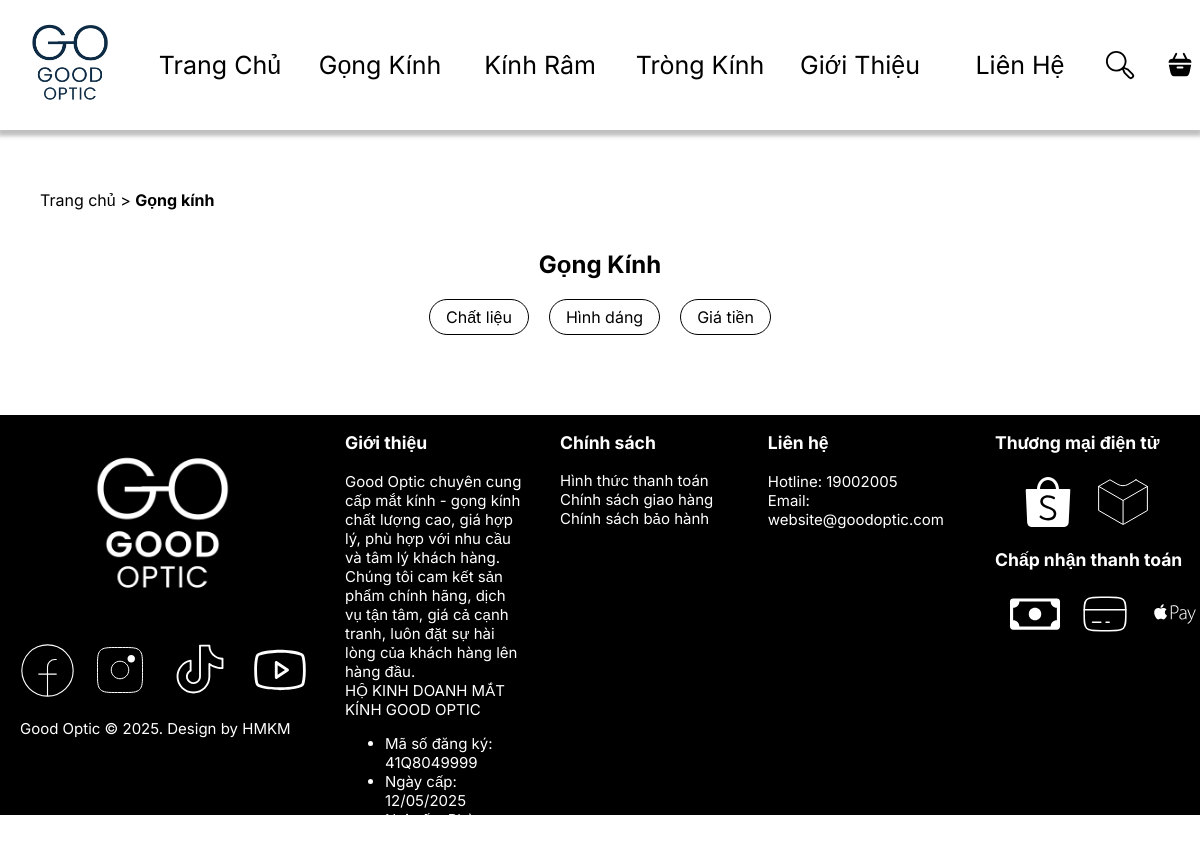
/index.php?page=gongkinh, run on an earlier commit of the app's database.
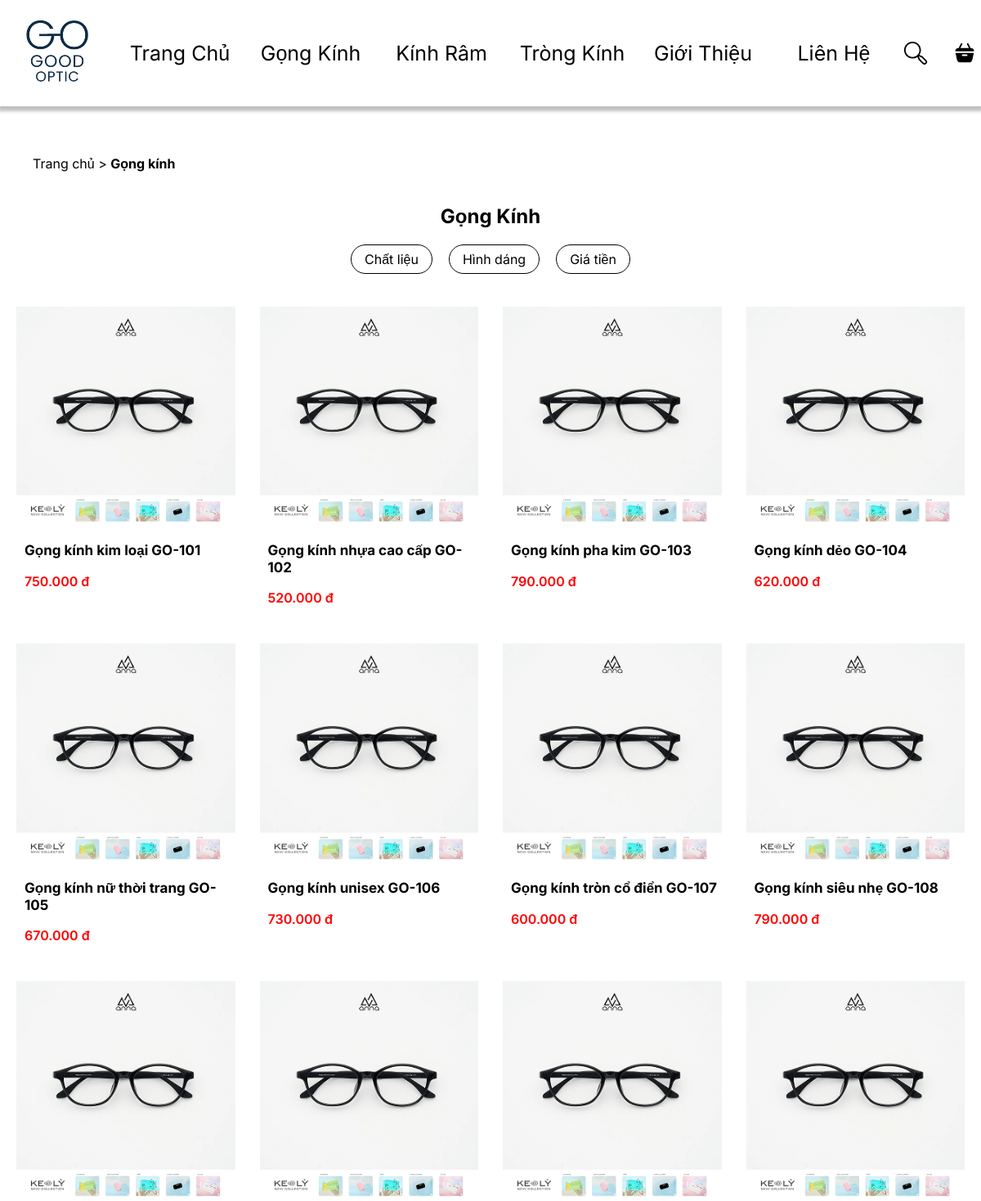
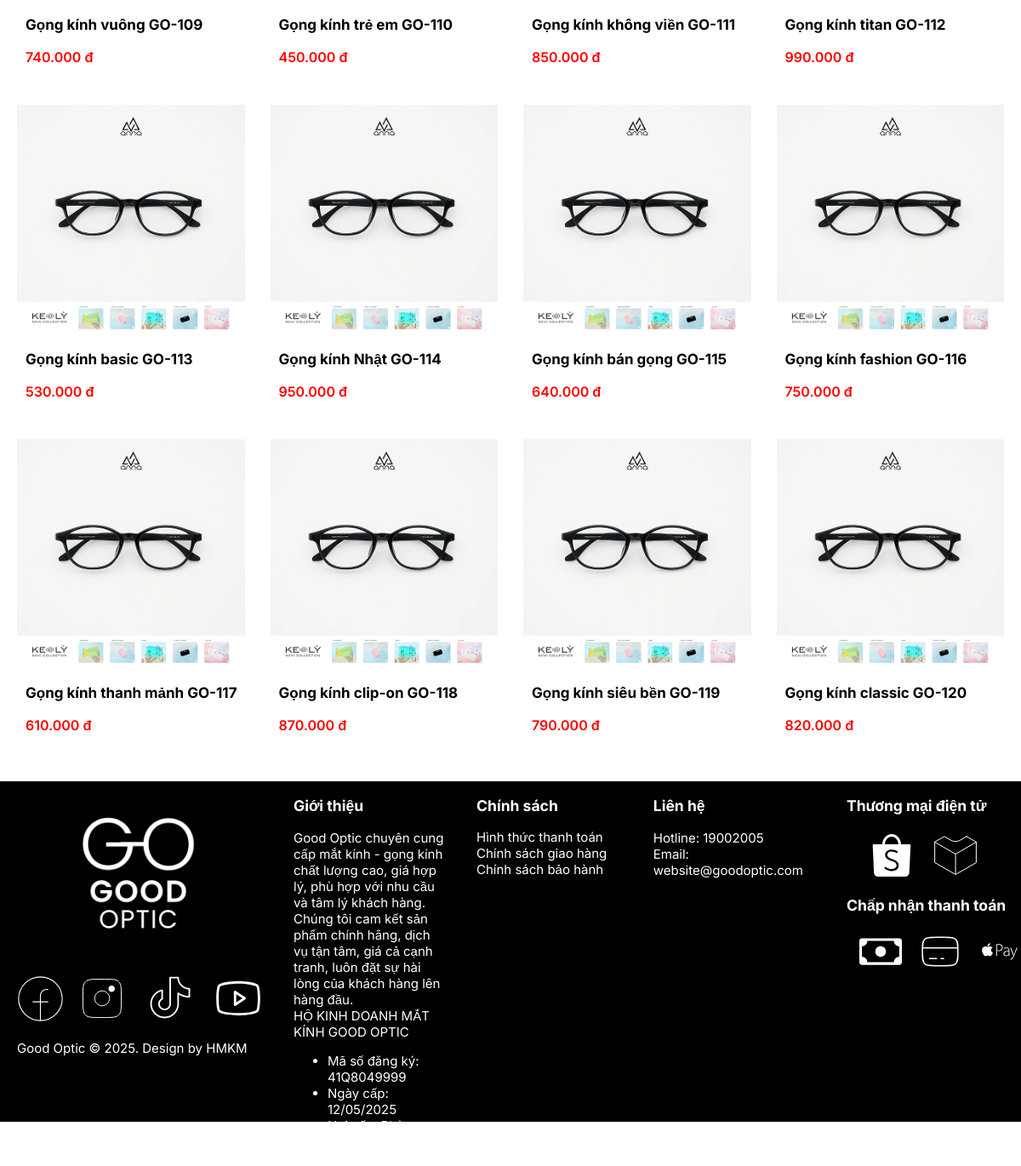
And on a later commit of the database (2 pictures, top to bottom).
### tables this page shows
CREATE TABLE `products` (
  `product_id` bigint(20) UNSIGNED NOT NULL,
  `product_name` varchar(255) NOT NULL,
  `slug` varchar(255) NOT NULL,
  `desc` text NOT NULL,
  `unit` varchar(50) DEFAULT NULL,
  `price` double NOT NULL,
  `disscounted_price` double NOT NULL,
  `images` text NOT NULL,
  `category_id` bigint(20) UNSIGNED NOT NULL,
  `brand_id` bigint(20) UNSIGNED NOT NULL,
  `target_id` bigint(20) UNSIGNED NOT NULL,
  `UV_id` bigint(20) UNSIGNED NOT NULL,
  `Refractive_id` bigint(20) UNSIGNED NOT NULL,
  `Material_id` bigint(20) UNSIGNED NOT NULL,
  `status` enum('Active','Inactive') NOT NULL,
  `created_at` datetime NOT NULL DEFAULT current_timestamp(),
  `updated_at` datetime NOT NULL DEFAULT current_timestamp() ON UPDATE current_timestamp()
);

### pages/gongkinh.php (the view)
<?php
    $sql = "SELECT product_name, disscounted_price, images FROM products WHERE category_id = 3 AND status = 'Active'";
    $result = $conn->query($sql);
?>
<div class="dmsp">
    <p style="margin: 20px;">Trang chủ > <b>Gọng kính</b></p>
    <h2 style = "text-align: center;">Gọng Kính</h2>
    <div class="filter">
        <div class="filter1">Chất liệu</div>
        <div class="filter2">Hình dáng</div>
        <div class="filter3">Giá tiền</div>
    </div>
    <div class="gongkinh">
        <?php
            while($row = $result -> fetch_assoc()):
        ?>
        <a href="#" class="sp">
            <div class="ndsp">
                <div class="anhsp">
                    <img src="imgs/trangchu/trongkinh.png">
                </div>
                <p class="tensp"><?php echo htmlspecialchars($row['product_name']); ?></p>
                <p class="gia" style="margin-left: 10px; margin-top:0px;"><?php echo number_format($row['disscounted_price'], 0, ',', '.'). ' đ'; ?></p>
            </div>
        </a>
        <?php endwhile; ?>
    </div>
</div>

### index.php (shortened to what this page needs)
<!DOCTYPE html>
<html lang="en">
<head>
    <link rel="stylesheet" type="text/css" href="css/style.css">
    <link rel="stylesheet" type="text/css" href="css/trangchu.css">
    <link rel="stylesheet" type="text/css" href="css/danhmucsp.css">
    <link rel="stylesheet" type="text/css" href="css/gtvalh.css">
</head>
<body>
    <?php
        include("components/header.php");?>
        <main>
            <?php
                $page = $_GET['page'] ?? 'trangchu';
                $file = "pages/{$page}.php";
                if (file_exists($file)) {
                    include($file);
            }
                else {
                    include("pages/trangchu.php");
            }
            ?>
        </main>
    <?php
        include("components/footer.php");
    ?>
</body>
</html>

### components/header.php
<header>
        <div class="logo" style="width:130px; height:130px;">
            <a href="index.php?page=trangchu"><img src="imgs/Logo2.png" alt="Good Optic" style="width: 100%;"></a>
        </div>
        <nav>
            <ul class="menu">
                <li><a href="index.php?page=trangchu">Trang Chủ</a></li>
                <li><a href="index.php?page=gongkinh">Gọng Kính</a></li>
                <li><a href="index.php?page=kinhram">Kính Râm</a></li>
                <li><a href="index.php?page=trongkinh">Tròng Kính</a></li>
                <li><a href="index.php?page=gioithieu">Giới Thiệu</a></li>
                <li><a href="index.php?page=lienhe">Liên Hệ</a></li>
            </ul>
        </nav>
        <div class="sxc">
            <div class="icon-search">
                <a href="#"><img src="imgs/icon-header/cil--search.svg" alt="Tìm kiếm"></a>
            </div>
            <div class="icon-cart">
                <a href="#"><img src="imgs/icon-header/solar--cart-4-bold.svg" alt="Giỏ hàng"></a>
            </div>
        </div>
</header>

### components/footer.php
<footer>
    <div class="c1">
        <div class="logof" style="width: 225px; height: 225px;">
            <img src="imgs/Logo1.png" alt="Good Optic"  style="width: 100%;">
        </div>
        <div class="social">
            <div class="fb" style="padding-top:3px">
                <a href="https://www.facebook.com/"><img width="110%" src="imgs/icon-footer/teenyicons--facebook-outline 1.svg" alt="Facebook"></a>
            </div>
            <div class="ins">
                <a href="https://www.instagram.com/"><img src="imgs/icon-footer/lets-icons--insta-light 1.svg" alt="Instagram"></a>
            </div>
            <div class="tt">
                <a href="https://www.tiktok.com/"><img src="imgs/icon-footer/ph--tiktok-logo-thin 1.svg" alt="TikTok"></a>
            </div>
            <div class="yt">
                <a href="https://www.youtube.com/"><img src="imgs/icon-footer/ph--youtube-logo-light 1.svg" alt="Youtube"></a>
            </div>
        </div>
        <p>Good Optic © 2025. Design by HMKM</p>
    </div>
    <div class="gioithieu">
        <h3>Giới thiệu</h3>
        <p style="width: fit-content;">
            Good Optic chuyên cung cấp mắt kính - gọng kính chất lượng cao, giá hợp lý, phù hợp với nhu cầu và tâm lý khách hàng. Chúng tôi cam kết sản phẩm chính hãng, dịch vụ tận tâm, giá cả cạnh tranh, luôn đặt sự hài lòng của khách hàng lên hàng đầu.
            <br>HỘ KINH DOANH MẮT KÍNH GOOD OPTIC
            <ul>
                <li>Mã số đăng ký: 41Q8049999</li>
                <li>Ngày cấp: 12/05/2025</li>
                <li>Nơi cấp: Phòng Kinh tế UBND Quận Bình Thạnh</li>
            </ul>
        </p>
    </div>
    <div class="csachxlhe">
        <div class="csach" style="width: 200px;">
            <h3>Chính sách</h3>
            <p>Hình thức thanh toán<br>
            Chính sách giao hàng<br>
            Chính sách bảo hành</p>
        </div>
        <div class="lhe">
            <h3>Liên hệ</h3>
            <p>Hotline: 19002005<br>
            Email: website@goodoptic.com<br>
            </p>
            </div>
        </div>
        <div class="tmdt">
           <div>
                <h3>Thương mại điện tử</h3>
                <div class="san">
                    <img src="imgs/icon-footer/simple-icons--shopee 1.svg" alt="Shoppe">
                    <img src="imgs/icon-footer/arcticons--lazada 1.svg" alt="Lazada">
                </div>
           </div>
           <div>
                <h3>Chấp nhận thanh toán</h3>
                <div class="ppttoan">
                    <img src="imgs/icon-footer/bi--cash 1.svg">
                    <img src="imgs/icon-footer/solar--card-linear 1.svg">
                    <img src="imgs/icon-footer/lineicons--apple-pay 1.svg">
                </div>
           </div>
        </div>
</footer>

### css/style.css (style rules this page uses)
body { margin: 0; font-family: 'Inter', sans-serif; }
header { gap: 20px; display: flex; justify-content: center; height: 130px; position: sticky; z-index: 100; background: #FFFFFF; background-blend-mode: hard-light; box-shadow: 0px 4px 4px 2px rgba(0, 0, 0, 0.25); }
.menu { padding-left: 0px; list-style: none; display: flex; margin-top: 40px; gap: 30px; }
.menu li a { width: 130px; height: 50px; display: flex; justify-content: center; align-items: center; font-style: normal; font-weight: 400; font-size: 25px; text-align: center; color: #000000; text-decoration: none; transition: background-color 0.3s; }
.logo { width: 130px; height: 130px; }
.logo a img { width:100%; }
.icon-search { width: 30px; height: 30px; }
.icon-search a img { width: 100%; }
.icon-cart { width: 30px; height: 30px; }
.icon-cart a img { width: 100%; }
.sxc { display: flex; gap: 30px; margin-top: 50px; }
main { margin: auto; background-color: #FFFFFF; }
footer { font-size: 15px; justify-content: center; padding-left: 20px; gap: 35px; color: #FFFFFF; height: 400px; background-color: black; display: flex; }
footer > div { max-width: 400px; }
.social { display: flex; gap: 20px; }
.logof { position: relative; left: 30px; }
.san { padding-left: 28px; align-items: center; display: flex; gap: 20px; }
.gioithieu { flex:1; }
.csachxlhe { display: flex; gap: 35px; }
.tmdt { flex:1; }
.ppttoan { padding-left: 15px; display: flex; gap: 20px; }

### css/danhmucsp.css (style rules this page uses)
.dmsp { margin: 40px 20px; display: flex; justify-content: center; flex-direction: column; }
.gongkinh { display:grid; grid-template-columns: repeat(4,1fr); justify-content: center; gap:30px; }
.ndsp { display:flex; flex-direction: column; justify-content: center; }
.ndsp div { height:80%; overflow:hidden; }
.ndsp div img { width:100%; height:100%; object-fit: cover; }
.dmsp a { text-decoration: none; }
.tensp { margin-left: 10px; font-weight: 700; font-size: 17px; color: black; }
.gia { color: red; font-weight: 600; }
.filter { margin-bottom: 40px; justify-content: center; display: flex; gap: 20px; }
.filter div { cursor: pointer; padding: 7px 16px; text-align: center; border-radius: 30px; border: 0.2px solid black; }

What changed in the data, as far as the page shows it:
added products: product_name "Gọng kính kim loại GO-101", disscounted_price "750.000"
added products: product_name "Gọng kính nhựa cao cấp GO-102", disscounted_price "520.000"
added products: product_name "Gọng kính pha kim GO-103", disscounted_price "790.000"
added products: product_name "Gọng kính dẻo GO-104", disscounted_price "620.000"
added products: product_name "Gọng kính nữ thời trang GO-105", disscounted_price "670.000"
added products: product_name "Gọng kính unisex GO-106", disscounted_price "730.000"
added products: product_name "Gọng kính tròn cổ điển GO-107", disscounted_price "600.000"
added products: product_name "Gọng kính siêu nhẹ GO-108", disscounted_price "790.000"
added products: product_name "Gọng kính vuông GO-109", disscounted_price "740.000"
added products: product_name "Gọng kính trẻ em GO-110", disscounted_price "450.000"
added products: product_name "Gọng kính không viền GO-111", disscounted_price "850.000"
added products: product_name "Gọng kính titan GO-112", disscounted_price "990.000"
added products: product_name "Gọng kính basic GO-113", disscounted_price "530.000"
added products: product_name "Gọng kính Nhật GO-114", disscounted_price "950.000"
added products: product_name "Gọng kính bán gọng GO-115", disscounted_price "640.000"
added products: product_name "Gọng kính fashion GO-116", disscounted_price "750.000"
added products: product_name "Gọng kính thanh mảnh GO-117", disscounted_price "610.000"
added products: product_name "Gọng kính clip-on GO-118", disscounted_price "870.000"
added products: product_name "Gọng kính siêu bền GO-119", disscounted_price "790.000"
added products: product_name "Gọng kính classic GO-120", disscounted_price "820.000"
